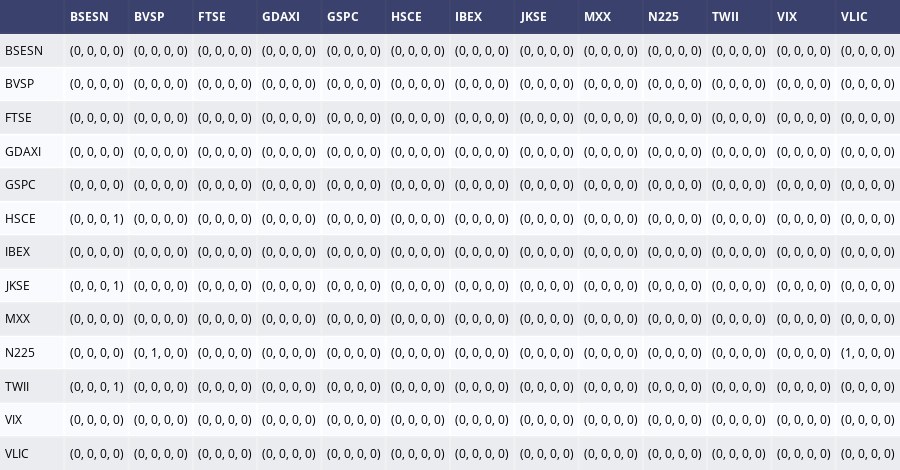

The notebook cell saved with this chart:
### Code cell
display_causality('monthly', 'sigma_sq_ewma', 'Monthly', 'Spill Over Volatility')

### Figure 1 — Plotly figure (JSON) as saved in the notebook; plotly's stock layout.template omitted (floating-point values rounded to 4 significant figures; data arrays with more than 128 entries replaced by an {"elided": "..."} marker saying what was removed)
{"data": [{"colorscale": [[0, "#00083e"], [0.5, "#ededee"], [1, "#ffffff"]], "hoverinfo": "none", "opacity": 0.75, "showscale": false, "type": "heatmap", "z": {"elided": "14x14 float values"}}], "layout": {"annotations": [{"align": "left", "font": {"color": "#ffffff"}, "showarrow": false, "text": "<b> </b>", "x": -0.45, "xanchor": "left", "xref": "x", "y": 0, "yref": "y"}, {"align": "left", "font": {"color": "#ffffff"}, "showarrow": false, "text": "<b>BSESN</b>", "x": 0.55, "xanchor": "left", "xref": "x", "y": 0, "yref": "y"}, {"align": "left", "font": {"color": "#ffffff"}, "showarrow": false, "text": "<b>BVSP</b>", "x": 1.55, "xanchor": "left", "xref": "x", "y": 0, "yref": "y"}, {"align": "left", "font": {"color": "#ffffff"}, "showarrow": false, "text": "<b>FTSE</b>", "x": 2.55, "xanchor": "left", "xref": "x", "y": 0, "yref": "y"}, {"align": "left", "font": {"color": "#ffffff"}, "showarrow": false, "text": "<b>GDAXI</b>", "x": 3.55, "xanchor": "left", "xref": "x", "y": 0, "yref": "y"}, {"align": "left", "font": {"color": "#ffffff"}, "showarrow": false, "text": "<b>GSPC</b>", "x": 4.55, "xanchor": "left", "xref": "x", "y": 0, "yref": "y"}, {"align": "left", "font": {"color": "#ffffff"}, "showarrow": false, "text": "<b>HSCE</b>", "x": 5.55, "xanchor": "left", "xref": "x", "y": 0, "yref": "y"}, {"align": "left", "font": {"color": "#ffffff"}, "showarrow": false, "text": "<b>IBEX</b>", "x": 6.55, "xanchor": "left", "xref": "x", "y": 0, "yref": "y"}, {"align": "left", "font": {"color": "#ffffff"}, "showarrow": false, "text": "<b>JKSE</b>", "x": 7.55, "xanchor": "left", "xref": "x", "y": 0, "yref": "y"}, {"align": "left", "font": {"color": "#ffffff"}, "showarrow": false, "text": "<b>MXX</b>", "x": 8.55, "xanchor": "left", "xref": "x", "y": 0, "yref": "y"}, {"align": "left", "font": {"color": "#ffffff"}, "showarrow": false, "text": "<b>N225</b>", "x": 9.55, "xanchor": "left", "xref": "x", "y": 0, "yref": "y"}, {"align": "left", "font": {"color": "#ffffff"}, "showarrow": false, "text": "<b>TWII</b>", "x": 10.55, "xanchor": "left", "xref": "x", "y": 0, "yref": "y"}, {"align": "left", "font": {"color": "#ffffff"}, "showarrow": false, "text": "<b>VIX</b>", "x": 11.55, "xanchor": "left", "xref": "x", "y": 0, "yref": "y"}, {"align": "left", "font": {"color": "#ffffff"}, "showarrow": false, "text": "<b>VLIC</b>", "x": 12.55, "xanchor": "left", "xref": "x", "y": 0, "yref": "y"}, {"align": "left", "font": {"color": "#000000"}, "showarrow": false, "text": "BSESN", "x": -0.45, "xanchor": "left", "xref": "x", "y": 1, "yref": "y"}, {"align": "left", "font": {"color": "#000000"}, "showarrow": false, "text": "(0, 0, 0, 0)", "x": 0.55, "xanchor": "left", "xref": "x", "y": 1, "yref": "y"}, {"align": "left", "font": {"color": "#000000"}, "showarrow": false, "text": "(0, 0, 0, 0)", "x": 1.55, "xanchor": "left", "xref": "x", "y": 1, "yref": "y"}, {"align": "left", "font": {"color": "#000000"}, "showarrow": false, "text": "(0, 0, 0, 0)", "x": 2.55, "xanchor": "left", "xref": "x", "y": 1, "yref": "y"}, {"align": "left", "font": {"color": "#000000"}, "showarrow": false, "text": "(0, 0, 0, 0)", "x": 3.55, "xanchor": "left", "xref": "x", "y": 1, "yref": "y"}, {"align": "left", "font": {"color": "#000000"}, "showarrow": false, "text": "(0, 0, 0, 0)", "x": 4.55, "xanchor": "left", "xref": "x", "y": 1, "yref": "y"}, {"align": "left", "font": {"color": "#000000"}, "showarrow": false, "text": "(0, 0, 0, 0)", "x": 5.55, "xanchor": "left", "xref": "x", "y": 1, "yref": "y"}, {"align": "left", "font": {"color": "#000000"}, "showarrow": false, "text": "(0, 0, 0, 0)", "x": 6.55, "xanchor": "left", "xref": "x", "y": 1, "yref": "y"}, {"align": "left", "font": {"color": "#000000"}, "showarrow": false, "text": "(0, 0, 0, 0)", "x": 7.55, "xanchor": "left", "xref": "x", "y": 1, "yref": "y"}, {"align": "left", "font": {"color": "#000000"}, "showarrow": false, "text": "(0, 0, 0, 0)", "x": 8.55, "xanchor": "left", "xref": "x", "y": 1, "yref": "y"}, {"align": "left", "font": {"color": "#000000"}, "showarrow": false, "text": "(0, 0, 0, 0)", "x": 9.55, "xanchor": "left", "xref": "x", "y": 1, "yref": "y"}, {"align": "left", "font": {"color": "#000000"}, "showarrow": false, "text": "(0, 0, 0, 0)", "x": 10.55, "xanchor": "left", "xref": "x", "y": 1, "yref": "y"}, {"align": "left", "font": {"color": "#000000"}, "showarrow": false, "text": "(0, 0, 0, 0)", "x": 11.55, "xanchor": "left", "xref": "x", "y": 1, "yref": "y"}, {"align": "left", "font": {"color": "#000000"}, "showarrow": false, "text": "(0, 0, 0, 0)", "x": 12.55, "xanchor": "left", "xref": "x", "y": 1, "yref": "y"}, {"align": "left", "font": {"color": "#000000"}, "showarrow": false, "text": "BVSP", "x": -0.45, "xanchor": "left", "xref": "x", "y": 2, "yref": "y"}, {"align": "left", "font": {"color": "#000000"}, "showarrow": false, "text": "(0, 0, 0, 0)", "x": 0.55, "xanchor": "left", "xref": "x", "y": 2, "yref": "y"}, {"align": "left", "font": {"color": "#000000"}, "showarrow": false, "text": "(0, 0, 0, 0)", "x": 1.55, "xanchor": "left", "xref": "x", "y": 2, "yref": "y"}, {"align": "left", "font": {"color": "#000000"}, "showarrow": false, "text": "(0, 0, 0, 0)", "x": 2.55, "xanchor": "left", "xref": "x", "y": 2, "yref": "y"}, {"align": "left", "font": {"color": "#000000"}, "showarrow": false, "text": "(0, 0, 0, 0)", "x": 3.55, "xanchor": "left", "xref": "x", "y": 2, "yref": "y"}, {"align": "left", "font": {"color": "#000000"}, "showarrow": false, "text": "(0, 0, 0, 0)", "x": 4.55, "xanchor": "left", "xref": "x", "y": 2, "yref": "y"}, {"align": "left", "font": {"color": "#000000"}, "showarrow": false, "text": "(0, 0, 0, 0)", "x": 5.55, "xanchor": "left", "xref": "x", "y": 2, "yref": "y"}, {"align": "left", "font": {"color": "#000000"}, "showarrow": false, "text": "(0, 0, 0, 0)", "x": 6.55, "xanchor": "left", "xref": "x", "y": 2, "yref": "y"}, {"align": "left", "font": {"color": "#000000"}, "showarrow": false, "text": "(0, 0, 0, 0)", "x": 7.55, "xanchor": "left", "xref": "x", "y": 2, "yref": "y"}, {"align": "left", "font": {"color": "#000000"}, "showarrow": false, "text": "(0, 0, 0, 0)", "x": 8.55, "xanchor": "left", "xref": "x", "y": 2, "yref": "y"}, {"align": "left", "font": {"color": "#000000"}, "showarrow": false, "text": "(0, 0, 0, 0)", "x": 9.55, "xanchor": "left", "xref": "x", "y": 2, "yref": "y"}, {"align": "left", "font": {"color": "#000000"}, "showarrow": false, "text": "(0, 0, 0, 0)", "x": 10.55, "xanchor": "left", "xref": "x", "y": 2, "yref": "y"}, {"align": "left", "font": {"color": "#000000"}, "showarrow": false, "text": "(0, 0, 0, 0)", "x": 11.55, "xanchor": "left", "xref": "x", "y": 2, "yref": "y"}, {"align": "left", "font": {"color": "#000000"}, "showarrow": false, "text": "(0, 0, 0, 0)", "x": 12.55, "xanchor": "left", "xref": "x", "y": 2, "yref": "y"}, {"align": "left", "font": {"color": "#000000"}, "showarrow": false, "text": "FTSE", "x": -0.45, "xanchor": "left", "xref": "x", "y": 3, "yref": "y"}, {"align": "left", "font": {"color": "#000000"}, "showarrow": false, "text": "(0, 0, 0, 0)", "x": 0.55, "xanchor": "left", "xref": "x", "y": 3, "yref": "y"}, {"align": "left", "font": {"color": "#000000"}, "showarrow": false, "text": "(0, 0, 0, 0)", "x": 1.55, "xanchor": "left", "xref": "x", "y": 3, "yref": "y"}, {"align": "left", "font": {"color": "#000000"}, "showarrow": false, "text": "(0, 0, 0, 0)", "x": 2.55, "xanchor": "left", "xref": "x", "y": 3, "yref": "y"}, {"align": "left", "font": {"color": "#000000"}, "showarrow": false, "text": "(0, 0, 0, 0)", "x": 3.55, "xanchor": "left", "xref": "x", "y": 3, "yref": "y"}, {"align": "left", "font": {"color": "#000000"}, "showarrow": false, "text": "(0, 0, 0, 0)", "x": 4.55, "xanchor": "left", "xref": "x", "y": 3, "yref": "y"}, {"align": "left", "font": {"color": "#000000"}, "showarrow": false, "text": "(0, 0, 0, 0)", "x": 5.55, "xanchor": "left", "xref": "x", "y": 3, "yref": "y"}, {"align": "left", "font": {"color": "#000000"}, "showarrow": false, "text": "(0, 0, 0, 0)", "x": 6.55, "xanchor": "left", "xref": "x", "y": 3, "yref": "y"}, {"align": "left", "font": {"color": "#000000"}, "showarrow": false, "text": "(0, 0, 0, 0)", "x": 7.55, "xanchor": "left", "xref": "x", "y": 3, "yref": "y"}, {"align": "left", "font": {"color": "#000000"}, "showarrow": false, "text": "(0, 0, 0, 0)", "x": 8.55, "xanchor": "left", "xref": "x", "y": 3, "yref": "y"}, {"align": "left", "font": {"color": "#000000"}, "showarrow": false, "text": "(0, 0, 0, 0)", "x": 9.55, "xanchor": "left", "xref": "x", "y": 3, "yref": "y"}, {"align": "left", "font": {"color": "#000000"}, "showarrow": false, "text": "(0, 0, 0, 0)", "x": 10.55, "xanchor": "left", "xref": "x", "y": 3, "yref": "y"}, {"align": "left", "font": {"color": "#000000"}, "showarrow": false, "text": "(0, 0, 0, 0)", "x": 11.55, "xanchor": "left", "xref": "x", "y": 3, "yref": "y"}, {"align": "left", "font": {"color": "#000000"}, "showarrow": false, "text": "(0, 0, 0, 0)", "x": 12.55, "xanchor": "left", "xref": "x", "y": 3, "yref": "y"}, {"align": "left", "font": {"color": "#000000"}, "showarrow": false, "text": "GDAXI", "x": -0.45, "xanchor": "left", "xref": "x", "y": 4, "yref": "y"}, {"align": "left", "font": {"color": "#000000"}, "showarrow": false, "text": "(0, 0, 0, 0)", "x": 0.55, "xanchor": "left", "xref": "x", "y": 4, "yref": "y"}, {"align": "left", "font": {"color": "#000000"}, "showarrow": false, "text": "(0, 0, 0, 0)", "x": 1.55, "xanchor": "left", "xref": "x", "y": 4, "yref": "y"}, {"align": "left", "font": {"color": "#000000"}, "showarrow": false, "text": "(0, 0, 0, 0)", "x": 2.55, "xanchor": "left", "xref": "x", "y": 4, "yref": "y"}, {"align": "left", "font": {"color": "#000000"}, "showarrow": false, "text": "(0, 0, 0, 0)", "x": 3.55, "xanchor": "left", "xref": "x", "y": 4, "yref": "y"}, {"align": "left", "font": {"color": "#000000"}, "showarrow": false, "text": "(0, 0, 0, 0)", "x": 4.55, "xanchor": "left", "xref": "x", "y": 4, "yref": "y"}, {"align": "left", "font": {"color": "#000000"}, "showarrow": false, "text": "(0, 0, 0, 0)", "x": 5.55, "xanchor": "left", "xref": "x", "y": 4, "yref": "y"}, {"align": "left", "font": {"color": "#000000"}, "showarrow": false, "text": "(0, 0, 0, 0)", "x": 6.55, "xanchor": "left", "xref": "x", "y": 4, "yref": "y"}, {"align": "left", "font": {"color": "#000000"}, "showarrow": false, "text": "(0, 0, 0, 0)", "x": 7.55, "xanchor": "left", "xref": "x", "y": 4, "yref": "y"}, {"align": "left", "font": {"color": "#000000"}, "showarrow": false, "text": "(0, 0, 0, 0)", "x": 8.55, "xanchor": "left", "xref": "x", "y": 4, "yref": "y"}, {"align": "left", "font": {"color": "#000000"}, "showarrow": false, "text": "(0, 0, 0, 0)", "x": 9.55, "xanchor": "left", "xref": "x", "y": 4, "yref": "y"}, {"align": "left", "font": {"color": "#000000"}, "showarrow": false, "text": "(0, 0, 0, 0)", "x": 10.55, "xanchor": "left", "xref": "x", "y": 4, "yref": "y"}, {"align": "left", "font": {"color": "#000000"}, "showarrow": false, "text": "(0, 0, 0, 0)", "x": 11.55, "xanchor": "left", "xref": "x", "y": 4, "yref": "y"}, {"align": "left", "font": {"color": "#000000"}, "showarrow": false, "text": "(0, 0, 0, 0)", "x": 12.55, "xanchor": "left", "xref": "x", "y": 4, "yref": "y"}, {"align": "left", "font": {"color": "#000000"}, "showarrow": false, "text": "GSPC", "x": -0.45, "xanchor": "left", "xref": "x", "y": 5, "yref": "y"}, {"align": "left", "font": {"color": "#000000"}, "showarrow": false, "text": "(0, 0, 0, 0)", "x": 0.55, "xanchor": "left", "xref": "x", "y": 5, "yref": "y"}, {"align": "left", "font": {"color": "#000000"}, "showarrow": false, "text": "(0, 0, 0, 0)", "x": 1.55, "xanchor": "left", "xref": "x", "y": 5, "yref": "y"}, {"align": "left", "font": {"color": "#000000"}, "showarrow": false, "text": "(0, 0, 0, 0)", "x": 2.55, "xanchor": "left", "xref": "x", "y": 5, "yref": "y"}, {"align": "left", "font": {"color": "#000000"}, "showarrow": false, "text": "(0, 0, 0, 0)", "x": 3.55, "xanchor": "left", "xref": "x", "y": 5, "yref": "y"}, {"align": "left", "font": {"color": "#000000"}, "showarrow": false, "text": "(0, 0, 0, 0)", "x": 4.55, "xanchor": "left", "xref": "x", "y": 5, "yref": "y"}, {"align": "left", "font": {"color": "#000000"}, "showarrow": false, "text": "(0, 0, 0, 0)", "x": 5.55, "xanchor": "left", "xref": "x", "y": 5, "yref": "y"}, {"align": "left", "font": {"color": "#000000"}, "showarrow": false, "text": "(0, 0, 0, 0)", "x": 6.55, "xanchor": "left", "xref": "x", "y": 5, "yref": "y"}, {"align": "left", "font": {"color": "#000000"}, "showarrow": false, "text": "(0, 0, 0, 0)", "x": 7.55, "xanchor": "left", "xref": "x", "y": 5, "yref": "y"}, {"align": "left", "font": {"color": "#000000"}, "showarrow": false, "text": "(0, 0, 0, 0)", "x": 8.55, "xanchor": "left", "xref": "x", "y": 5, "yref": "y"}, {"align": "left", "font": {"color": "#000000"}, "showarrow": false, "text": "(0, 0, 0, 0)", "x": 9.55, "xanchor": "left", "xref": "x", "y": 5, "yref": "y"}, {"align": "left", "font": {"color": "#000000"}, "showarrow": false, "text": "(0, 0, 0, 0)", "x": 10.55, "xanchor": "left", "xref": "x", "y": 5, "yref": "y"}, {"align": "left", "font": {"color": "#000000"}, "showarrow": false, "text": "(0, 0, 0, 0)", "x": 11.55, "xanchor": "left", "xref": "x", "y": 5, "yref": "y"}, {"align": "left", "font": {"color": "#000000"}, "showarrow": false, "text": "(0, 0, 0, 0)", "x": 12.55, "xanchor": "left", "xref": "x", "y": 5, "yref": "y"}, {"align": "left", "font": {"color": "#000000"}, "showarrow": false, "text": "HSCE", "x": -0.45, "xanchor": "left", "xref": "x", "y": 6, "yref": "y"}, {"align": "left", "font": {"color": "#000000"}, "showarrow": false, "text": "(0, 0, 0, 1)", "x": 0.55, "xanchor": "left", "xref": "x", "y": 6, "yref": "y"}, {"align": "left", "font": {"color": "#000000"}, "showarrow": false, "text": "(0, 0, 0, 0)", "x": 1.55, "xanchor": "left", "xref": "x", "y": 6, "yref": "y"}, {"align": "left", "font": {"color": "#000000"}, "showarrow": false, "text": "(0, 0, 0, 0)", "x": 2.55, "xanchor": "left", "xref": "x", "y": 6, "yref": "y"}, {"align": "left", "font": {"color": "#000000"}, "showarrow": false, "text": "(0, 0, 0, 0)", "x": 3.55, "xanchor": "left", "xref": "x", "y": 6, "yref": "y"}, {"align": "left", "font": {"color": "#000000"}, "showarrow": false, "text": "(0, 0, 0, 0)", "x": 4.55, "xanchor": "left", "xref": "x", "y": 6, "yref": "y"}, {"align": "left", "font": {"color": "#000000"}, "showarrow": false, "text": "(0, 0, 0, 0)", "x": 5.55, "xanchor": "left", "xref": "x", "y": 6, "yref": "y"}, {"align": "left", "font": {"color": "#000000"}, "showarrow": false, "text": "(0, 0, 0, 0)", "x": 6.55, "xanchor": "left", "xref": "x", "y": 6, "yref": "y"}, {"align": "left", "font": {"color": "#000000"}, "showarrow": false, "text": "(0, 0, 0, 0)", "x": 7.55, "xanchor": "left", "xref": "x", "y": 6, "yref": "y"}, {"align": "left", "font": {"color": "#000000"}, "showarrow": false, "text": "(0, 0, 0, 0)", "x": 8.55, "xanchor": "left", "xref": "x", "y": 6, "yref": "y"}, {"align": "left", "font": {"color": "#000000"}, "showarrow": false, "text": "(0, 0, 0, 0)", "x": 9.55, "xanchor": "left", "xref": "x", "y": 6, "yref": "y"}, {"align": "left", "font": {"color": "#000000"}, "showarrow": false, "text": "(0, 0, 0, 0)", "x": 10.55, "xanchor": "left", "xref": "x", "y": 6, "yref": "y"}, {"align": "left", "font": {"color": "#000000"}, "showarrow": false, "text": "(0, 0, 0, 0)", "x": 11.55, "xanchor": "left", "xref": "x", "y": 6, "yref": "y"}, {"align": "left", "font": {"color": "#000000"}, "showarrow": false, "text": "(0, 0, 0, 0)", "x": 12.55, "xanchor": "left", "xref": "x", "y": 6, "yref": "y"}, {"align": "left", "font": {"color": "#000000"}, "showarrow": false, "text": "IBEX", "x": -0.45, "xanchor": "left", "xref": "x", "y": 7, "yref": "y"}, {"align": "left", "font": {"color": "#000000"}, "showarrow": false, "text": "(0, 0, 0, 0)", "x": 0.55, "xanchor": "left", "xref": "x", "y": 7, "yref": "y"}, {"align": "left", "font": {"color": "#000000"}, "showarrow": false, "text": "(0, 0, 0, 0)", "x": 1.55, "xanchor": "left", "xref": "x", "y": 7, "yref": "y"}, {"align": "left", "font": {"color": "#000000"}, "showarrow": false, "text": "(0, 0, 0, 0)", "x": 2.55, "xanchor": "left", "xref": "x", "y": 7, "yref": "y"}, {"align": "left", "font": {"color": "#000000"}, "showarrow": false, "text": "(0, 0, 0, 0)", "x": 3.55, "xanchor": "left", "xref": "x", "y": 7, "yref": "y"}, {"align": "left", "font": {"color": "#000000"}, "showarrow": false, "text": "(0, 0, 0, 0)", "x": 4.55, "xanchor": "left", "xref": "x", "y": 7, "yref": "y"}, {"align": "left", "font": {"color": "#000000"}, "showarrow": false, "text": "(0, 0, 0, 0)", "x": 5.55, "xanchor": "left", "xref": "x", "y": 7, "yref": "y"}, {"align": "left", "font": {"color": "#000000"}, "showarrow": false, "text": "(0, 0, 0, 0)", "x": 6.55, "xanchor": "left", "xref": "x", "y": 7, "yref": "y"}, {"align": "left", "font": {"color": "#000000"}, "showarrow": false, "text": "(0, 0, 0, 0)", "x": 7.55, "xanchor": "left", "xref": "x", "y": 7, "yref": "y"}, {"align": "left", "font": {"color": "#000000"}, "showarrow": false, "text": "(0, 0, 0, 0)", "x": 8.55, "xanchor": "left", "xref": "x", "y": 7, "yref": "y"}, {"align": "left", "font": {"color": "#000000"}, "showarrow": false, "text": "(0, 0, 0, 0)", "x": 9.55, "xanchor": "left", "xref": "x", "y": 7, "yref": "y"}, {"align": "left", "font": {"color": "#000000"}, "showarrow": false, "text": "(0, 0, 0, 0)", "x": 10.55, "xanchor": "left", "xref": "x", "y": 7, "yref": "y"}, {"align": "left", "font": {"color": "#000000"}, "showarrow": false, "text": "(0, 0, 0, 0)", "x": 11.55, "xanchor": "left", "xref": "x", "y": 7, "yref": "y"}, {"align": "left", "font": {"color": "#000000"}, "showarrow": false, "text": "(0, 0, 0, 0)", "x": 12.55, "xanchor": "left", "xref": "x", "y": 7, "yref": "y"}, {"align": "left", "font": {"color": "#000000"}, "showarrow": false, "text": "JKSE", "x": -0.45, "xanchor": "left", "xref": "x", "y": 8, "yref": "y"}, {"align": "left", "font": {"color": "#000000"}, "showarrow": false, "text": "(0, 0, 0, 1)", "x": 0.55, "xanchor": "left", "xref": "x", "y": 8, "yref": "y"}, {"align": "left", "font": {"color": "#000000"}, "showarrow": false, "text": "(0, 0, 0, 0)", "x": 1.55, "xanchor": "left", "xref": "x", "y": 8, "yref": "y"}, {"align": "left", "font": {"color": "#000000"}, "showarrow": false, "text": "(0, 0, 0, 0)", "x": 2.55, "xanchor": "left", "xref": "x", "y": 8, "yref": "y"}, {"align": "left", "font": {"color": "#000000"}, "showarrow": false, "text": "(0, 0, 0, 0)", "x": 3.55, "xanchor": "left", "xref": "x", "y": 8, "yref": "y"}, {"align": "left", "font": {"color": "#000000"}, "showarrow": false, "text": "(0, 0, 0, 0)", "x": 4.55, "xanchor": "left", "xref": "x", "y": 8, "yref": "y"}, {"align": "left", "font": {"color": "#000000"}, "showarrow": false, "text": "(0, 0, 0, 0)", "x": 5.55, "xanchor": "left", "xref": "x", "y": 8, "yref": "y"}, {"align": "left", "font": {"color": "#000000"}, "showarrow": false, "text": "(0, 0, 0, 0)", "x": 6.55, "xanchor": "left", "xref": "x", "y": 8, "yref": "y"}, {"align": "left", "font": {"color": "#000000"}, "showarrow": false, "text": "(0, 0, 0, 0)", "x": 7.55, "xanchor": "left", "xref": "x", "y": 8, "yref": "y"}, {"align": "left", "font": {"color": "#000000"}, "showarrow": false, "text": "(0, 0, 0, 0)", "x": 8.55, "xanchor": "left", "xref": "x", "y": 8, "yref": "y"}, {"align": "left", "font": {"color": "#000000"}, "showarrow": false, "text": "(0, 0, 0, 0)", "x": 9.55, "xanchor": "left", "xref": "x", "y": 8, "yref": "y"}, {"align": "left", "font": {"color": "#000000"}, "showarrow": false, "text": "(0, 0, 0, 0)", "x": 10.55, "xanchor": "left", "xref": "x", "y": 8, "yref": "y"}, {"align": "left", "font": {"color": "#000000"}, "showarrow": false, "text": "(0, 0, 0, 0)", "x": 11.55, "xanchor": "left", "xref": "x", "y": 8, "yref": "y"}, {"align": "left", "font": {"color": "#000000"}, "showarrow": false, "text": "(0, 0, 0, 0)", "x": 12.55, "xanchor": "left", "xref": "x", "y": 8, "yref": "y"}, {"align": "left", "font": {"color": "#000000"}, "showarrow": false, "text": "MXX", "x": -0.45, "xanchor": "left", "xref": "x", "y": 9, "yref": "y"}, {"align": "left", "font": {"color": "#000000"}, "showarrow": false, "text": "(0, 0, 0, 0)", "x": 0.55, "xanchor": "left", "xref": "x", "y": 9, "yref": "y"}, {"align": "left", "font": {"color": "#000000"}, "showarrow": false, "text": "(0, 0, 0, 0)", "x": 1.55, "xanchor": "left", "xref": "x", "y": 9, "yref": "y"}, {"align": "left", "font": {"color": "#000000"}, "showarrow": false, "text": "(0, 0, 0, 0)", "x": 2.55, "xanchor": "left", "xref": "x", "y": 9, "yref": "y"}, {"align": "left", "font": {"color": "#000000"}, "showarrow": false, "text": "(0, 0, 0, 0)", "x": 3.55, "xanchor": "left", "xref": "x", "y": 9, "yref": "y"}, {"align": "left", "font": {"color": "#000000"}, "showarrow": false, "text": "(0, 0, 0, 0)", "x": 4.55, "xanchor": "left", "xref": "x", "y": 9, "yref": "y"}, {"align": "left", "font": {"color": "#000000"}, "showarrow": false, "text": "(0, 0, 0, 0)", "x": 5.55, "xanchor": "left", "xref": "x", "y": 9, "yref": "y"}, {"align": "left", "font": {"color": "#000000"}, "showarrow": false, "text": "(0, 0, 0, 0)", "x": 6.55, "xanchor": "left", "xref": "x", "y": 9, "yref": "y"}, {"align": "left", "font": {"color": "#000000"}, "showarrow": false, "text": "(0, 0, 0, 0)", "x": 7.55, "xanchor": "left", "xref": "x", "y": 9, "yref": "y"}, {"align": "left", "font": {"color": "#000000"}, "showarrow": false, "text": "(0, 0, 0, 0)", "x": 8.55, "xanchor": "left", "xref": "x", "y": 9, "yref": "y"}, {"align": "left", "font": {"color": "#000000"}, "showarrow": false, "text": "(0, 0, 0, 0)", "x": 9.55, "xanchor": "left", "xref": "x", "y": 9, "yref": "y"}, {"align": "left", "font": {"color": "#000000"}, "showarrow": false, "text": "(0, 0, 0, 0)", "x": 10.55, "xanchor": "left", "xref": "x", "y": 9, "yref": "y"}, {"align": "left", "font": {"color": "#000000"}, "showarrow": false, "text": "(0, 0, 0, 0)", "x": 11.55, "xanchor": "left", "xref": "x", "y": 9, "yref": "y"}, {"align": "left", "font": {"color": "#000000"}, "showarrow": false, "text": "(0, 0, 0, 0)", "x": 12.55, "xanchor": "left", "xref": "x", "y": 9, "yref": "y"}, {"align": "left", "font": {"color": "#000000"}, "showarrow": false, "text": "N225", "x": -0.45, "xanchor": "left", "xref": "x", "y": 10, "yref": "y"}, {"align": "left", "font": {"color": "#000000"}, "showarrow": false, "text": "(0, 0, 0, 0)", "x": 0.55, "xanchor": "left", "xref": "x", "y": 10, "yref": "y"}, {"align": "left", "font": {"color": "#000000"}, "showarrow": false, "text": "(0, 1, 0, 0)", "x": 1.55, "xanchor": "left", "xref": "x", "y": 10, "yref": "y"}, {"align": "left", "font": {"color": "#000000"}, "showarrow": false, "text": "(0, 0, 0, 0)", "x": 2.55, "xanchor": "left", "xref": "x", "y": 10, "yref": "y"}, {"align": "left", "font": {"color": "#000000"}, "showarrow": false, "text": "(0, 0, 0, 0)", "x": 3.55, "xanchor": "left", "xref": "x", "y": 10, "yref": "y"}, {"align": "left", "font": {"color": "#000000"}, "showarrow": false, "text": "(0, 0, 0, 0)", "x": 4.55, "xanchor": "left", "xref": "x", "y": 10, "yref": "y"}, {"align": "left", "font": {"color": "#000000"}, "showarrow": false, "text": "(0, 0, 0, 0)", "x": 5.55, "xanchor": "left", "xref": "x", "y": 10, "yref": "y"}, {"align": "left", "font": {"color": "#000000"}, "showarrow": false, "text": "(0, 0, 0, 0)", "x": 6.55, "xanchor": "left", "xref": "x", "y": 10, "yref": "y"}, {"align": "left", "font": {"color": "#000000"}, "showarrow": false, "text": "(0, 0, 0, 0)", "x": 7.55, "xanchor": "left", "xref": "x", "y": 10, "yref": "y"}, {"align": "left", "font": {"color": "#000000"}, "showarrow": false, "text": "(0, 0, 0, 0)", "x": 8.55, "xanchor": "left", "xref": "x", "y": 10, "yref": "y"}, {"align": "left", "font": {"color": "#000000"}, "showarrow": false, "text": "(0, 0, 0, 0)", "x": 9.55, "xanchor": "left", "xref": "x", "y": 10, "yref": "y"}, {"align": "left", "font": {"color": "#000000"}, "showarrow": false, "text": "(0, 0, 0, 0)", "x": 10.55, "xanchor": "left", "xref": "x", "y": 10, "yref": "y"}, {"align": "left", "font": {"color": "#000000"}, "showarrow": false, "text": "(0, 0, 0, 0)", "x": 11.55, "xanchor": "left", "xref": "x", "y": 10, "yref": "y"}, {"align": "left", "font": {"color": "#000000"}, "showarrow": false, "text": "(1, 0, 0, 0)", "x": 12.55, "xanchor": "left", "xref": "x", "y": 10, "yref": "y"}, {"align": "left", "font": {"color": "#000000"}, "showarrow": false, "text": "TWII", "x": -0.45, "xanchor": "left", "xref": "x", "y": 11, "yref": "y"}, {"align": "left", "font": {"color": "#000000"}, "showarrow": false, "text": "(0, 0, 0, 1)", "x": 0.55, "xanchor": "left", "xref": "x", "y": 11, "yref": "y"}, {"align": "left", "font": {"color": "#000000"}, "showarrow": false, "text": "(0, 0, 0, 0)", "x": 1.55, "xanchor": "left", "xref": "x", "y": 11, "yref": "y"}, {"align": "left", "font": {"color": "#000000"}, "showarrow": false, "text": "(0, 0, 0, 0)", "x": 2.55, "xanchor": "left", "xref": "x", "y": 11, "yref": "y"}, {"align": "left", "font": {"color": "#000000"}, "showarrow": false, "text": "(0, 0, 0, 0)", "x": 3.55, "xanchor": "left", "xref": "x", "y": 11, "yref": "y"}, {"align": "left", "font": {"color": "#000000"}, "showarrow": false, "text": "(0, 0, 0, 0)", "x": 4.55, "xanchor": "left", "xref": "x", "y": 11, "yref": "y"}, {"align": "left", "font": {"color": "#000000"}, "showarrow": false, "text": "(0, 0, 0, 0)", "x": 5.55, "xanchor": "left", "xref": "x", "y": 11, "yref": "y"}, {"align": "left", "font": {"color": "#000000"}, "showarrow": false, "text": "(0, 0, 0, 0)", "x": 6.55, "xanchor": "left", "xref": "x", "y": 11, "yref": "y"}, {"align": "left", "font": {"color": "#000000"}, "showarrow": false, "text": "(0, 0, 0, 0)", "x": 7.55, "xanchor": "left", "xref": "x", "y": 11, "yref": "y"}, {"align": "left", "font": {"color": "#000000"}, "showarrow": false, "text": "(0, 0, 0, 0)", "x": 8.55, "xanchor": "left", "xref": "x", "y": 11, "yref": "y"}, {"align": "left", "font": {"color": "#000000"}, "showarrow": false, "text": "(0, 0, 0, 0)", "x": 9.55, "xanchor": "left", "xref": "x", "y": 11, "yref": "y"}, {"align": "left", "font": {"color": "#000000"}, "showarrow": false, "text": "(0, 0, 0, 0)", "x": 10.55, "xanchor": "left", "xref": "x", "y": 11, "yref": "y"}, {"align": "left", "font": {"color": "#000000"}, "showarrow": false, "text": "(0, 0, 0, 0)", "x": 11.55, "xanchor": "left", "xref": "x", "y": 11, "yref": "y"}, {"align": "left", "font": {"color": "#000000"}, "showarrow": false, "text": "(0, 0, 0, 0)", "x": 12.55, "xanchor": "left", "xref": "x", "y": 11, "yref": "y"}, {"align": "left", "font": {"color": "#000000"}, "showarrow": false, "text": "VIX", "x": -0.45, "xanchor": "left", "xref": "x", "y": 12, "yref": "y"}, {"align": "left", "font": {"color": "#000000"}, "showarrow": false, "text": "(0, 0, 0, 0)", "x": 0.55, "xanchor": "left", "xref": "x", "y": 12, "yref": "y"}, {"align": "left", "font": {"color": "#000000"}, "showarrow": false, "text": "(0, 0, 0, 0)", "x": 1.55, "xanchor": "left", "xref": "x", "y": 12, "yref": "y"}, {"align": "left", "font": {"color": "#000000"}, "showarrow": false, "text": "(0, 0, 0, 0)", "x": 2.55, "xanchor": "left", "xref": "x", "y": 12, "yref": "y"}, {"align": "left", "font": {"color": "#000000"}, "showarrow": false, "text": "(0, 0, 0, 0)", "x": 3.55, "xanchor": "left", "xref": "x", "y": 12, "yref": "y"}, {"align": "left", "font": {"color": "#000000"}, "showarrow": false, "text": "(0, 0, 0, 0)", "x": 4.55, "xanchor": "left", "xref": "x", "y": 12, "yref": "y"}, {"align": "left", "font": {"color": "#000000"}, "showarrow": false, "text": "(0, 0, 0, 0)", "x": 5.55, "xanchor": "left", "xref": "x", "y": 12, "yref": "y"}, {"align": "left", "font": {"color": "#000000"}, "showarrow": false, "text": "(0, 0, 0, 0)", "x": 6.55, "xanchor": "left", "xref": "x", "y": 12, "yref": "y"}, {"align": "left", "font": {"color": "#000000"}, "showarrow": false, "text": "(0, 0, 0, 0)", "x": 7.55, "xanchor": "left", "xref": "x", "y": 12, "yref": "y"}, {"align": "left", "font": {"color": "#000000"}, "showarrow": false, "text": "(0, 0, 0, 0)", "x": 8.55, "xanchor": "left", "xref": "x", "y": 12, "yref": "y"}, {"align": "left", "font": {"color": "#000000"}, "showarrow": false, "text": "(0, 0, 0, 0)", "x": 9.55, "xanchor": "left", "xref": "x", "y": 12, "yref": "y"}, {"align": "left", "font": {"color": "#000000"}, "showarrow": false, "text": "(0, 0, 0, 0)", "x": 10.55, "xanchor": "left", "xref": "x", "y": 12, "yref": "y"}, {"align": "left", "font": {"color": "#000000"}, "showarrow": false, "text": "(0, 0, 0, 0)", "x": 11.55, "xanchor": "left", "xref": "x", "y": 12, "yref": "y"}, {"align": "left", "font": {"color": "#000000"}, "showarrow": false, "text": "(0, 0, 0, 0)", "x": 12.55, "xanchor": "left", "xref": "x", "y": 12, "yref": "y"}, {"align": "left", "font": {"color": "#000000"}, "showarrow": false, "text": "VLIC", "x": -0.45, "xanchor": "left", "xref": "x", "y": 13, "yref": "y"}, {"align": "left", "font": {"color": "#000000"}, "showarrow": false, "text": "(0, 0, 0, 0)", "x": 0.55, "xanchor": "left", "xref": "x", "y": 13, "yref": "y"}, {"align": "left", "font": {"color": "#000000"}, "showarrow": false, "text": "(0, 0, 0, 0)", "x": 1.55, "xanchor": "left", "xref": "x", "y": 13, "yref": "y"}, {"align": "left", "font": {"color": "#000000"}, "showarrow": false, "text": "(0, 0, 0, 0)", "x": 2.55, "xanchor": "left", "xref": "x", "y": 13, "yref": "y"}, {"align": "left", "font": {"color": "#000000"}, "showarrow": false, "text": "(0, 0, 0, 0)", "x": 3.55, "xanchor": "left", "xref": "x", "y": 13, "yref": "y"}, {"align": "left", "font": {"color": "#000000"}, "showarrow": false, "text": "(0, 0, 0, 0)", "x": 4.55, "xanchor": "left", "xref": "x", "y": 13, "yref": "y"}, {"align": "left", "font": {"color": "#000000"}, "showarrow": false, "text": "(0, 0, 0, 0)", "x": 5.55, "xanchor": "left", "xref": "x", "y": 13, "yref": "y"}, {"align": "left", "font": {"color": "#000000"}, "showarrow": false, "text": "(0, 0, 0, 0)", "x": 6.55, "xanchor": "left", "xref": "x", "y": 13, "yref": "y"}, {"align": "left", "font": {"color": "#000000"}, "showarrow": false, "text": "(0, 0, 0, 0)", "x": 7.55, "xanchor": "left", "xref": "x", "y": 13, "yref": "y"}, {"align": "left", "font": {"color": "#000000"}, "showarrow": false, "text": "(0, 0, 0, 0)", "x": 8.55, "xanchor": "left", "xref": "x", "y": 13, "yref": "y"}, {"align": "left", "font": {"color": "#000000"}, "showarrow": false, "text": "(0, 0, 0, 0)", "x": 9.55, "xanchor": "left", "xref": "x", "y": 13, "yref": "y"}, {"align": "left", "font": {"color": "#000000"}, "showarrow": false, "text": "(0, 0, 0, 0)", "x": 10.55, "xanchor": "left", "xref": "x", "y": 13, "yref": "y"}, {"align": "left", "font": {"color": "#000000"}, "showarrow": false, "text": "(0, 0, 0, 0)", "x": 11.55, "xanchor": "left", "xref": "x", "y": 13, "yref": "y"}, {"align": "left", "font": {"color": "#000000"}, "showarrow": false, "text": "(0, 0, 0, 0)", "x": 12.55, "xanchor": "left", "xref": "x", "y": 13, "yref": "y"}], "height": 470, "margin": {"b": 0, "l": 0, "r": 0, "t": 0}, "xaxis": {"dtick": 1, "gridwidth": 2, "showticklabels": false, "tick0": -0.5, "ticks": "", "zeroline": false}, "yaxis": {"autorange": "reversed", "dtick": 1, "gridwidth": 2, "showticklabels": false, "tick0": 0.5, "ticks": "", "zeroline": false}}}
